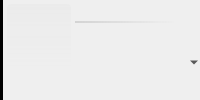
<?xml version="1.0" encoding="UTF-8"?>
<ui version="4.0">
 <class>item</class>
 <widget class="QWidget" name="item">
  <property name="windowTitle">
   <string>Form</string>
  </property>
  <layout class="QGridLayout" name="gridLayout" rowstretch="0,0,1" columnstretch="0,0,1,0">
   <property name="margin">
    <number>0</number>
   </property>
   <property name="spacing">
    <number>0</number>
   </property>
   <item row="0" column="0" rowspan="3">
    <widget class="Line" name="itemColorLine">
     <property name="maximumSize">
      <size>
       <width>4</width>
       <height>16777215</height>
      </size>
     </property>
     <property name="styleSheet">
      <string notr="true">QFrame { border: 0px; background-color: black;}</string>
     </property>
     <property name="frameShadow">
      <enum>QFrame::Plain</enum>
     </property>
     <property name="lineWidth">
      <number>4</number>
     </property>
     <property name="orientation">
      <enum>Qt::Vertical</enum>
     </property>
    </widget>
   </item>
   <item row="0" column="1" rowspan="3">
    <layout class="QVBoxLayout" name="previewVerticalLayout" stretch="0,1">
     <property name="spacing">
      <number>0</number>
     </property>
     <property name="margin">
      <number>4</number>
     </property>
     <item>
      <widget class="QLabel" name="previewLabel">
       <property name="minimumSize">
        <size>
         <width>64</width>
         <height>64</height>
        </size>
       </property>
       <property name="maximumSize">
        <size>
         <width>64</width>
         <height>64</height>
        </size>
       </property>
       <property name="styleSheet">
        <string notr="true">QLabel {
	background: qlineargradient(x1: 0, y1: 0, x2: 0, y2: 1, stop: 0 rgba(175, 175, 175, 16), stop: 1 rgba(0, 0, 0, 0));
	border: 0px;
    border-radius: 4px;
    padding: 0px 0px;
}</string>
       </property>
       <property name="textFormat">
        <enum>Qt::RichText</enum>
       </property>
       <property name="alignment">
        <set>Qt::AlignCenter</set>
       </property>
      </widget>
     </item>
     <item>
      <spacer name="verticalSpacer">
       <property name="orientation">
        <enum>Qt::Vertical</enum>
       </property>
       <property name="sizeType">
        <enum>QSizePolicy::Ignored</enum>
       </property>
       <property name="sizeHint" stdset="0">
        <size>
         <width>0</width>
         <height>0</height>
        </size>
       </property>
      </spacer>
     </item>
    </layout>
   </item>
   <item row="0" column="2" colspan="2">
    <layout class="QHBoxLayout" name="horizontalLayout_2" stretch="1,0">
     <property name="spacing">
      <number>0</number>
     </property>
     <property name="bottomMargin">
      <number>3</number>
     </property>
     <item>
      <widget class="QLabel" name="fileNameLabel">
       <property name="minimumSize">
        <size>
         <width>0</width>
         <height>20</height>
        </size>
       </property>
       <property name="maximumSize">
        <size>
         <width>16777215</width>
         <height>24</height>
        </size>
       </property>
       <property name="font">
        <font>
         <weight>75</weight>
         <bold>true</bold>
        </font>
       </property>
       <property name="styleSheet">
        <string notr="true">QLabel {
	background-color: transparent;
    border-bottom: 2px solid qlineargradient(spread:pad, x1:0, y1:0, x2:1, y2:0, stop:0 rgba(128, 128, 128, 64), stop:1 rgba(128, 128,128, 0));
}</string>
       </property>
       <property name="textFormat">
        <enum>Qt::PlainText</enum>
       </property>
      </widget>
     </item>
     <item>
      <widget class="QToolButton" name="watchFolderToolButton">
       <property name="sizePolicy">
        <sizepolicy hsizetype="Preferred" vsizetype="Fixed">
         <horstretch>0</horstretch>
         <verstretch>0</verstretch>
        </sizepolicy>
       </property>
       <property name="text">
        <string/>
       </property>
       <property name="checkable">
        <bool>true</bool>
       </property>
       <property name="autoRaise">
        <bool>true</bool>
       </property>
      </widget>
     </item>
    </layout>
   </item>
   <item row="1" column="3" rowspan="2">
    <layout class="QHBoxLayout" name="horizontalLayout">
     <property name="spacing">
      <number>0</number>
     </property>
     <item>
      <widget class="QToolButton" name="tasksToolButton">
       <property name="sizePolicy">
        <sizepolicy hsizetype="Preferred" vsizetype="Fixed">
         <horstretch>0</horstretch>
         <verstretch>0</verstretch>
        </sizepolicy>
       </property>
       <property name="toolButtonStyle">
        <enum>Qt::ToolButtonTextBesideIcon</enum>
       </property>
       <property name="autoRaise">
        <bool>true</bool>
       </property>
      </widget>
     </item>
     <item>
      <widget class="QToolButton" name="notesToolButton">
       <property name="sizePolicy">
        <sizepolicy hsizetype="Preferred" vsizetype="Fixed">
         <horstretch>0</horstretch>
         <verstretch>0</verstretch>
        </sizepolicy>
       </property>
       <property name="text">
        <string/>
       </property>
       <property name="toolButtonStyle">
        <enum>Qt::ToolButtonTextBesideIcon</enum>
       </property>
       <property name="autoRaise">
        <bool>true</bool>
       </property>
      </widget>
     </item>
     <item>
      <widget class="QToolButton" name="relationsToolButton">
       <property name="sizePolicy">
        <sizepolicy hsizetype="Preferred" vsizetype="Fixed">
         <horstretch>0</horstretch>
         <verstretch>0</verstretch>
        </sizepolicy>
       </property>
       <property name="popupMode">
        <enum>QToolButton::MenuButtonPopup</enum>
       </property>
       <property name="toolButtonStyle">
        <enum>Qt::ToolButtonTextBesideIcon</enum>
       </property>
       <property name="autoRaise">
        <bool>true</bool>
       </property>
       <property name="arrowType">
        <enum>Qt::NoArrow</enum>
       </property>
      </widget>
     </item>
    </layout>
   </item>
   <item row="2" column="2">
    <layout class="QVBoxLayout" name="descriptionLerticalLayout">
     <property name="spacing">
      <number>0</number>
     </property>
     <item>
      <widget class="QLabel" name="commentLabel">
       <property name="minimumSize">
        <size>
         <width>0</width>
         <height>25</height>
        </size>
       </property>
       <property name="textFormat">
        <enum>Qt::PlainText</enum>
       </property>
       <property name="alignment">
        <set>Qt::AlignLeading|Qt::AlignLeft|Qt::AlignTop</set>
       </property>
       <property name="wordWrap">
        <bool>true</bool>
       </property>
       <property name="margin">
        <number>2</number>
       </property>
      </widget>
     </item>
    </layout>
   </item>
   <item row="1" column="2">
    <layout class="QHBoxLayout" name="infoHorizontalLayout">
     <property name="spacing">
      <number>0</number>
     </property>
    </layout>
   </item>
  </layout>
 </widget>
 <resources/>
 <connections/>
</ui>
